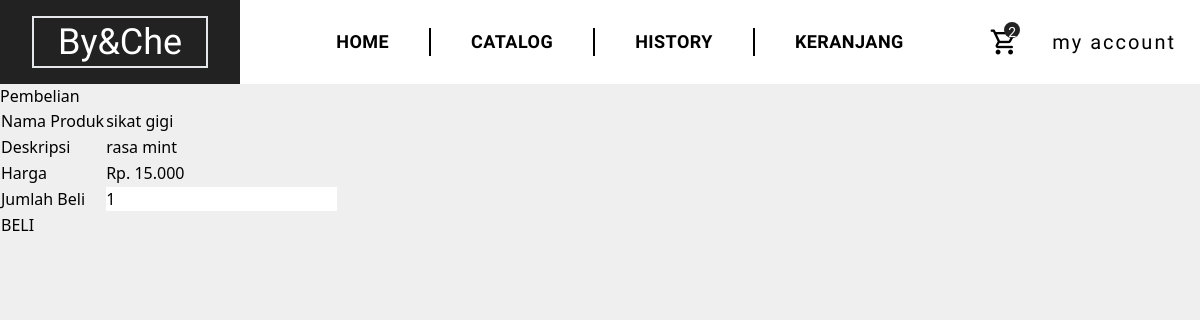
/beli.php?id_produk=3 (signed in), run on the app's committed database.
### tables this page shows
CREATE TABLE `produk` (
  `id_produk` int(11) NOT NULL,
  `nama_produk` varchar(100) NOT NULL,
  `deskripsi` text NOT NULL,
  `harga` int(11) NOT NULL,
  `id_kategori` int(11) NOT NULL,
  `foto_produk` varchar(255) NOT NULL
);

### beli.php (the view, shortened to what this page needs)
<?php
include "header.php";
include "koneksi.php";
$qry_detail_produk = mysqli_query($conn, "select * from produk where id_produk = '" . $_GET['id_produk'] . "'");
$dt_produk = mysqli_fetch_array($qry_detail_produk);
?>
<h2>Pembelian</h2>
<div class="row">
    <div class="col-md-8">
        <form action="masukkankeranjang.php?id_produk=<?= $dt_produk['id_produk'] ?>" method="post">
            <table class="table table-hover table-striped">
                <thead>
                    <tr>
                        <td>Nama Produk</td>
                        <td><?= $dt_produk['nama_produk'] ?></td>
                    </tr>
                    <tr>
                        <td>Deskripsi</td>
                        <td><?= $dt_produk['deskripsi'] ?></td>
                    </tr>
                    <tr>
                        <td>Harga</td>
                        <td>Rp. <?= number_format($dt_produk['harga'], 0, ',', '.') ?></td>
                    </tr>
                    <tr>
                        <td>Jumlah Beli</td>
                        <td><input type="number" name="jumlah_beli" value="1" min="1"></td>
                    </tr>
                    <tr>
                        <td colspan="2"><input class="btn btn-success" type="submit" value="BELI"></td>
                    </tr>
                </thead>
            </table>
        </form>
    </div>
</div>
<?php
include "footer.php";
?>

### data on the page
produk: nama_produk "sikat gigi", deskripsi "rasa mint", harga "15.000"
